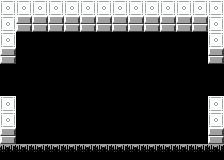

This is a level from a 2D game, rendered from its Tiled map with the project's own tilesets. A one-line summary and the complete map file follow:
An orthogonal 14x10 tile map with 16x16 px tiles, 1 tile layer (Tile Layer 1).

<map version="1.9" tiledversion="1.9.0" orientation="orthogonal" renderorder="right-down" width="14" height="10" tilewidth="16" tileheight="16" infinite="0" nextlayerid="2" nextobjectid="1">
 <tileset firstgid="1" source="../room_tileset.tsx" />
 <layer id="1" name="Tile Layer 1" width="14" height="10">
  <data encoding="csv">
4,4,4,4,4,4,4,4,4,4,4,4,4,4,
4,3,3,3,3,3,3,3,3,3,3,3,3,4,
4,1,1,1,1,1,1,1,1,1,1,1,1,4,
3,1,1,1,1,1,1,1,1,1,1,1,1,3,
1,1,1,1,1,1,1,1,1,1,1,1,1,1,
1,1,1,1,1,1,1,1,1,1,1,1,1,1,
4,1,1,1,1,1,1,1,1,1,1,1,1,4,
4,1,1,1,1,1,1,1,1,1,1,1,1,4,
3,1,1,1,1,1,1,1,1,1,1,1,1,3,
5,5,5,5,5,5,5,5,5,5,5,5,5,5
</data>
 </layer>
</map>
